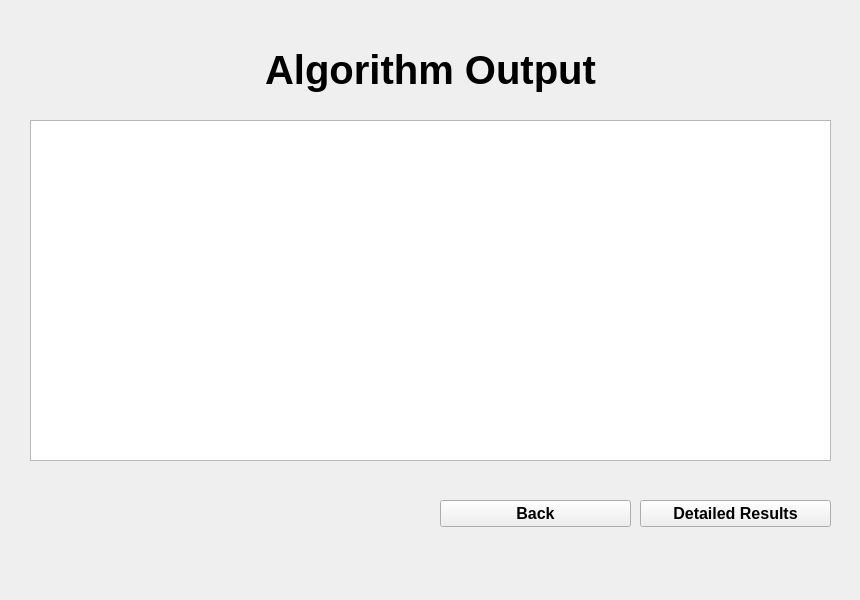
<?xml version="1.0" encoding="UTF-8"?>
<ui version="4.0">
 <class>AlgorithmSummary</class>
 <widget class="QWidget" name="AlgorithmSummary">
  <property name="geometry">
   <rect>
    <x>0</x>
    <y>0</y>
    <width>860</width>
    <height>600</height>
   </rect>
  </property>
  <property name="windowTitle">
   <string>Form</string>
  </property>
  <widget class="QLabel" name="projectNameLabel">
   <property name="geometry">
    <rect>
     <x>0</x>
     <y>0</y>
     <width>861</width>
     <height>139</height>
    </rect>
   </property>
   <property name="font">
    <font>
     <pointsize>30</pointsize>
     <weight>75</weight>
     <bold>true</bold>
    </font>
   </property>
   <property name="text">
    <string>Algorithm Output</string>
   </property>
   <property name="alignment">
    <set>Qt::AlignCenter</set>
   </property>
  </widget>
  <widget class="QPushButton" name="pushButton">
   <property name="geometry">
    <rect>
     <x>440</x>
     <y>500</y>
     <width>191</width>
     <height>27</height>
    </rect>
   </property>
   <property name="font">
    <font>
     <pointsize>12</pointsize>
     <weight>75</weight>
     <bold>true</bold>
    </font>
   </property>
   <property name="focusPolicy">
    <enum>Qt::NoFocus</enum>
   </property>
   <property name="text">
    <string>Back</string>
   </property>
  </widget>
  <widget class="QPushButton" name="detailedResults">
   <property name="geometry">
    <rect>
     <x>640</x>
     <y>500</y>
     <width>191</width>
     <height>27</height>
    </rect>
   </property>
   <property name="font">
    <font>
     <pointsize>12</pointsize>
     <weight>75</weight>
     <bold>true</bold>
    </font>
   </property>
   <property name="focusPolicy">
    <enum>Qt::NoFocus</enum>
   </property>
   <property name="text">
    <string>Detailed Results</string>
   </property>
  </widget>
  <widget class="QTableWidget" name="outputTable">
   <property name="geometry">
    <rect>
     <x>30</x>
     <y>120</y>
     <width>801</width>
     <height>341</height>
    </rect>
   </property>
  </widget>
 </widget>
 <resources/>
 <connections/>
</ui>
